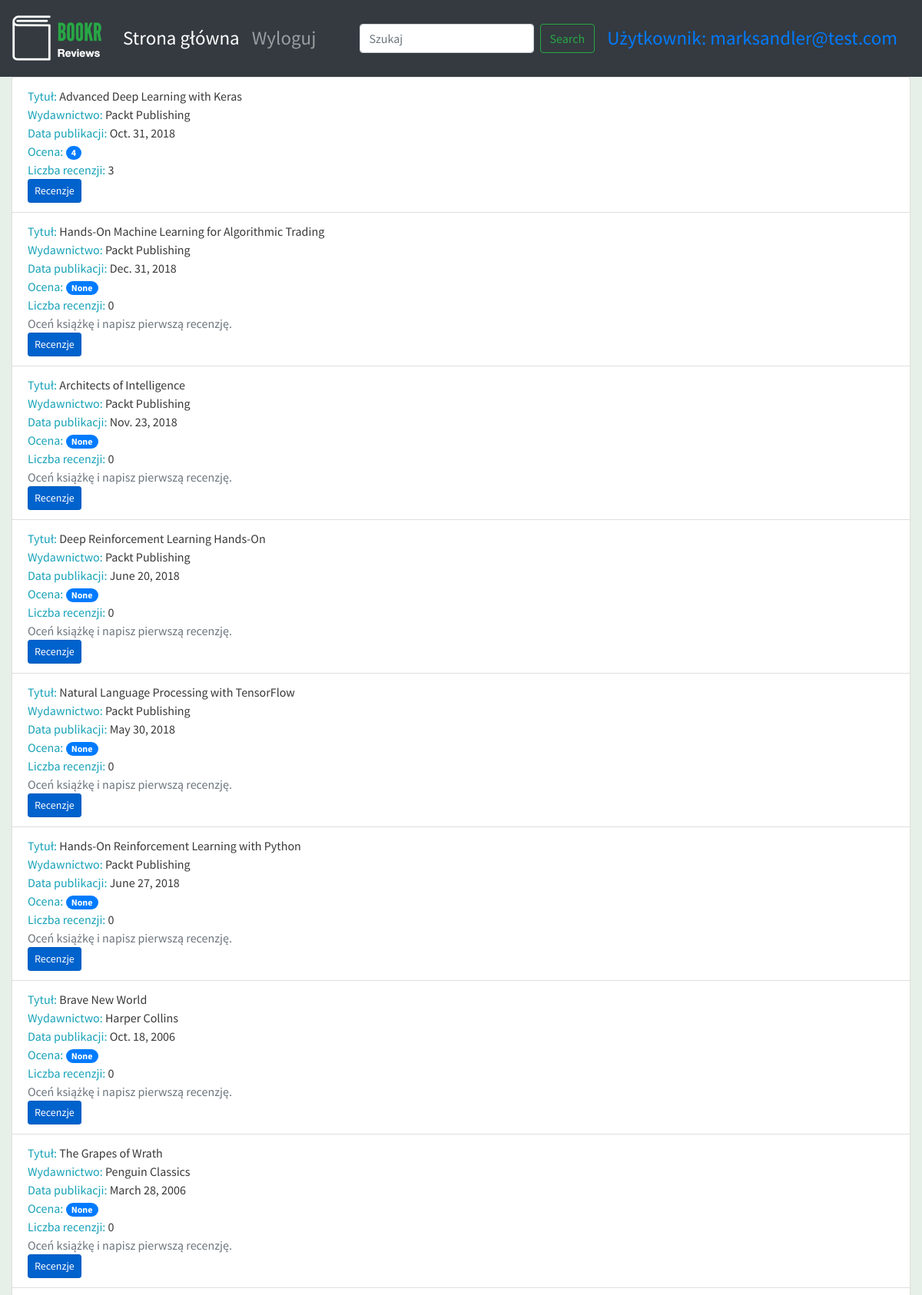
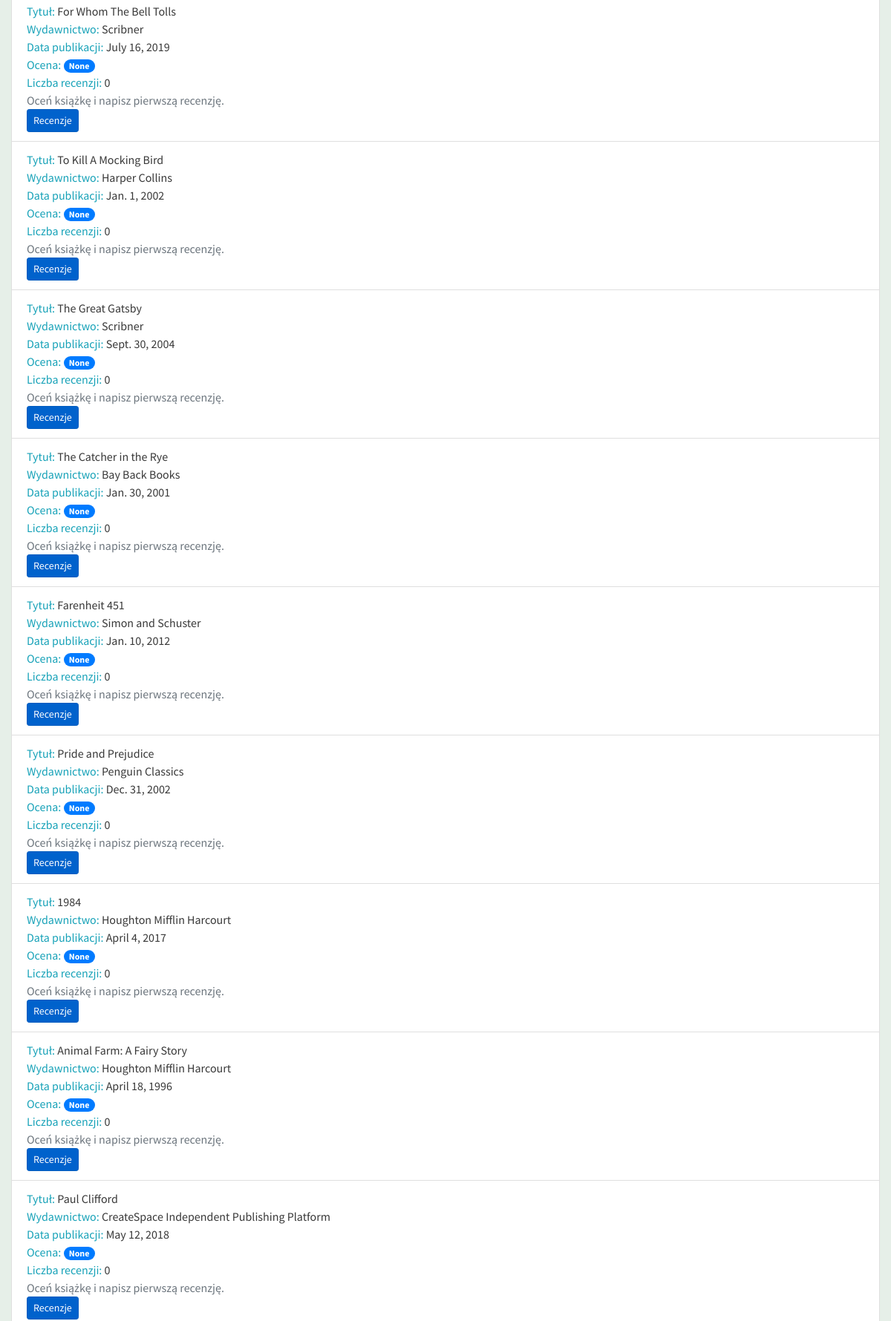
/books/ (signed in, upper part), run on the app's committed database (2 pictures, top to bottom).
### reviews/models.py (models this page shows, shortened)
class Book(models.Model):
    title = models.CharField(max_length=70, help_text="Tytuł książki.")
    publication_date = models.DateField(verbose_name="Data publikacji książki.")
    isbn = models.CharField(max_length=20, verbose_name="Numer ISBN książki.")
    publisher = models.ForeignKey(Publisher, on_delete=models.CASCADE)
    contributors = models.ManyToManyField('Contributor', through="BookContributor")
    cover = models.ImageField(upload_to='book_covers/', null=True, blank=True)
    sample = models.FileField(upload_to='book_samples/', null=True, blank=True)

class Publisher(models.Model):
    name = models.CharField(max_length=50, help_text="Nazwa wydawnictwa.")
    website = models.URLField(help_text="Witryna wydawnictwa.")
    email = models.EmailField(help_text="Adres e-mail wydawnictwa.")
    def __str__(self):
        return self.name

### reviews/views.py (the view)
# urls.py: path('books/', book_list, name='book_list'),
def book_list(request):
    books = Book.objects.all()      # type: ignore
    book_list = []
    for book in books:
        reviews = book.review_set.all()
        if reviews:
            book_rating = average_rating([review.rating for review in reviews])
            number_of_reviews = len(reviews)
        else:
            book_rating = None
            number_of_reviews = 0
        book_list.append({"book": book,
                          "book_rating": book_rating,
                          "number_of_reviews": number_of_reviews})
        context = {
            "book_list": book_list
        }
    return render(request, 'reviews/book_list.html', context)

### reviews/utils.py (called while the page is built)
def average_rating(rating_list):
    if not rating_list:
        return 0
    return round(sum(rating_list)/len(rating_list))

### reviews/templates/reviews/book_list.html (shortened to what this page needs)
{% extends 'reviews/reviews_base.html' %}
{% block content %}
<ul class="list-group">
  {% for item in book_list %}
  <li class="list-group-item">
      <span class="text-info">Tytuł: </span> <span>{{ item.book.title }}</span>
      <br>
      <span class="text-info">Wydawnictwo: </span><span>{{ item.book.publisher }}</span>
      <br>
      <span class="text-info">Data publikacji: </span><span>{{ item.book.publication_date }}</span>
      <br>
      <span class="text-info">Ocena: </span><span class="badge badge-primary badge-pill">{{ item.book_rating }}</span>
      <br>
      <span class="text-info">Liczba recenzji: </span><span>{{ item.number_of_reviews }}</span>
      <br>
      {% if item.book_rating is null %}
      <span class="text-secondary">Oceń książkę i napisz pierwszą recenzję.</span>
      <br>
      {% endif %}
      <a class="btn btn-primary btn-sm active" role="button" aria-pressed="true" href="/books/{{ item.book.id }}/">Recenzje</a></li>
  {% endfor %}
</ul>
{% endblock %}

### templates/base.html (shortened to what this page needs)
<!doctype html>
{% load static %}
<html lang="en">
  <head>
    <link rel="stylesheet" href="https://stackpath.bootstrapcdn.com/bootstrap/4.4.1/css/bootstrap.min.css">
    <link rel="stylesheet" href="https://cdnjs.cloudflare.com/ajax/libs/font-awesome/4.7.0/css/font-awesome.min.css">
    <link rel="stylesheet" href="{% static 'main.css' %}">
  </head>
  <body>
        <nav class="navbar navbar-expand-sm navbar-dark bg-dark sticky-top">
          <a class="navbar-brand" href="/">{% block brand %}<img src="{% static 'logo.png' %}">{% endblock %}</a>
          <div class="collapse navbar-collapse" id="navbarSupportedContent">
            <ul class="navbar-nav mr-auto">
              <li class="nav-item active">
                <a class="nav-link" href="/books/">Strona główna <span class="sr-only">(current)</span></a>
              </li>
              {% if user.is_authenticated %}
              <li class="nav-item">
                <a class="nav-link" href="{% url 'accounts:logout' %}">Wyloguj</a>
              </li>
              {% else %}
              <li class="nav-item">
                <a class="nav-link" href="{% url 'accounts:login' %}">Zaloguj</a>
              </li>
              {% endif %}
            </ul>
            <form action="{% url 'book_search' %}" class="form-inline my-2 my-lg-0">
             <input class="form-control mr-sm-2" type="search" placeholder="Szukaj" aria-label="Search" name="search" value="{{ search_text }}" minlength="3">
              <button class="btn btn-outline-success my-2 my-sm-0" type="submit">Search</button>
            </form>
            {% if user.is_authenticated %}
              <a class="nav-link" href="{% url 'profile' %}">Użytkownik: {{ user.username }}</a>
            {% endif %}
          </div>
        </nav>
        <div class="container-fluid">
          {% block content %}{% endblock %}
        </div>
  </body>
</html>

### static/main.css (style rules this page uses)
.navbar { min-height: 100px; font-size: 25px; }
.navbar-brand { font-size: 25px; }
body { font-family: 'Source Sans Pro', sans-serif; background-color: #e6efe8; color: #393939; }

### data on the page
Book: book "Advanced Deep Learning with Keras", book.publisher "Packt Publishing", book.publication_date "Oct. 31, 2018", book_rating "4", number_of_reviews "3"
Book: book "Hands-On Machine Learning for Algorithmic Trading", book.publisher "Packt Publishing", book.publication_date "Dec. 31, 2018", book_rating "None", number_of_reviews "0", shows "Oceń książkę i napisz pierwszą recenzję."
Book: book "Architects of Intelligence", book.publisher "Packt Publishing", book.publication_date "Nov. 23, 2018", book_rating "None", number_of_reviews "0", shows "Oceń książkę i napisz pierwszą recenzję."
Book: book "Deep Reinforcement Learning Hands-On", book.publisher "Packt Publishing", book.publication_date "June 20, 2018", book_rating "None", number_of_reviews "0", shows "Oceń książkę i napisz pierwszą recenzję."
Book: book "Natural Language Processing with TensorFlow", book.publisher "Packt Publishing", book.publication_date "May 30, 2018", book_rating "None", number_of_reviews "0", shows "Oceń książkę i napisz pierwszą recenzję."
Book: book "Hands-On Reinforcement Learning with Python", book.publisher "Packt Publishing", book.publication_date "June 27, 2018", book_rating "None", number_of_reviews "0", shows "Oceń książkę i napisz pierwszą recenzję."
Book: book "Brave New World", book.publisher "Harper Collins", book.publication_date "Oct. 18, 2006", book_rating "None", number_of_reviews "0", shows "Oceń książkę i napisz pierwszą recenzję."
Book: book "The Grapes of Wrath", book.publisher "Penguin Classics", book.publication_date "March 28, 2006", book_rating "None", number_of_reviews "0", shows "Oceń książkę i napisz pierwszą recenzję."
Book: book "For Whom The Bell Tolls", book.publisher "Scribner", book.publication_date "July 16, 2019", book_rating "None", number_of_reviews "0", shows "Oceń książkę i napisz pierwszą recenzję."
Book: book "To Kill A Mocking Bird", book.publisher "Harper Collins", book.publication_date "Jan. 1, 2002", book_rating "None", number_of_reviews "0", shows "Oceń książkę i napisz pierwszą recenzję."
Book: book "The Great Gatsby", book.publisher "Scribner", book.publication_date "Sept. 30, 2004", book_rating "None", number_of_reviews "0", shows "Oceń książkę i napisz pierwszą recenzję."
Book: book "The Catcher in the Rye", book.publisher "Bay Back Books", book.publication_date "Jan. 30, 2001", book_rating "None", number_of_reviews "0", shows "Oceń książkę i napisz pierwszą recenzję."
Book: book "Farenheit 451", book.publisher "Simon and Schuster", book.publication_date "Jan. 10, 2012", book_rating "None", number_of_reviews "0", shows "Oceń książkę i napisz pierwszą recenzję."
Book: book "Pride and Prejudice", book.publisher "Penguin Classics", book.publication_date "Dec. 31, 2002", book_rating "None", number_of_reviews "0", shows "Oceń książkę i napisz pierwszą recenzję."
Book: book "1984", book.publisher "Houghton Mifflin Harcourt", book.publication_date "April 4, 2017", book_rating "None", number_of_reviews "0", shows "Oceń książkę i napisz pierwszą recenzję."
Book: book "Animal Farm: A Fairy Story", book.publisher "Houghton Mifflin Harcourt", book.publication_date "April 18, 1996", book_rating "None", number_of_reviews "0", shows "Oceń książkę i napisz pierwszą recenzję."
Book: book "Paul Clifford", book.publisher "CreateSpace Independent Publishing Platform", book.publication_date "May 12, 2018", book_rating "None", number_of_reviews "0", shows "Oceń książkę i napisz pierwszą recenzję."

### other printed values
{{ user.username }} "marksandler@test.com"
